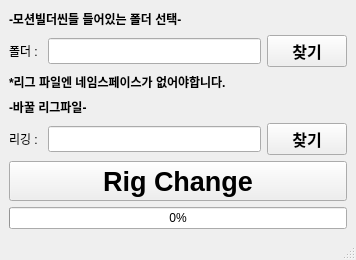
<?xml version="1.0" encoding="UTF-8"?>
<ui version="4.0">
 <class>MainWindow</class>
 <widget class="QMainWindow" name="MainWindow">
  <property name="geometry">
   <rect>
    <x>0</x>
    <y>0</y>
    <width>356</width>
    <height>260</height>
   </rect>
  </property>
  <property name="windowTitle">
   <string>MainWindow</string>
  </property>
  <widget class="QWidget" name="centralwidget">
   <layout class="QGridLayout" name="gridLayout">
    <item row="0" column="0">
     <layout class="QVBoxLayout" name="verticalLayout">
      <item>
       <layout class="QHBoxLayout" name="horizontalLayout">
        <item>
         <widget class="QLabel" name="label">
          <property name="font">
           <font>
            <weight>75</weight>
            <bold>true</bold>
           </font>
          </property>
          <property name="text">
           <string>-모션빌더씬들 들어있는 폴더 선택-</string>
          </property>
         </widget>
        </item>
        <item>
         <spacer name="horizontalSpacer">
          <property name="orientation">
           <enum>Qt::Horizontal</enum>
          </property>
          <property name="sizeHint" stdset="0">
           <size>
            <width>40</width>
            <height>20</height>
           </size>
          </property>
         </spacer>
        </item>
       </layout>
      </item>
      <item>
       <layout class="QHBoxLayout" name="horizontalLayout_2">
        <item>
         <widget class="QLabel" name="label_4">
          <property name="text">
           <string>폴더 : </string>
          </property>
         </widget>
        </item>
        <item>
         <widget class="QLineEdit" name="sourcefolder_LED">
          <property name="font">
           <font>
            <pointsize>11</pointsize>
           </font>
          </property>
          <property name="readOnly">
           <bool>true</bool>
          </property>
         </widget>
        </item>
        <item>
         <widget class="QPushButton" name="sourcefolder_BTN">
          <property name="font">
           <font>
            <pointsize>12</pointsize>
            <weight>75</weight>
            <bold>true</bold>
           </font>
          </property>
          <property name="text">
           <string>찾기</string>
          </property>
         </widget>
        </item>
       </layout>
      </item>
      <item>
       <widget class="QLabel" name="label_3">
        <property name="font">
         <font>
          <weight>75</weight>
          <bold>true</bold>
         </font>
        </property>
        <property name="text">
         <string>*리그 파일엔 네임스페이스가 없어야합니다.</string>
        </property>
       </widget>
      </item>
      <item>
       <layout class="QHBoxLayout" name="horizontalLayout_3">
        <item>
         <widget class="QLabel" name="label_2">
          <property name="font">
           <font>
            <weight>75</weight>
            <bold>true</bold>
           </font>
          </property>
          <property name="text">
           <string>-바꿀 리그파일-</string>
          </property>
         </widget>
        </item>
        <item>
         <spacer name="horizontalSpacer_2">
          <property name="orientation">
           <enum>Qt::Horizontal</enum>
          </property>
          <property name="sizeHint" stdset="0">
           <size>
            <width>40</width>
            <height>20</height>
           </size>
          </property>
         </spacer>
        </item>
       </layout>
      </item>
      <item>
       <layout class="QHBoxLayout" name="horizontalLayout_4">
        <item>
         <widget class="QLabel" name="label_5">
          <property name="text">
           <string>리깅 : </string>
          </property>
         </widget>
        </item>
        <item>
         <widget class="QLineEdit" name="newrig_LED">
          <property name="font">
           <font>
            <pointsize>11</pointsize>
           </font>
          </property>
          <property name="readOnly">
           <bool>true</bool>
          </property>
         </widget>
        </item>
        <item>
         <widget class="QPushButton" name="newrig_BTN">
          <property name="font">
           <font>
            <pointsize>12</pointsize>
            <weight>75</weight>
            <bold>true</bold>
           </font>
          </property>
          <property name="text">
           <string>찾기</string>
          </property>
         </widget>
        </item>
       </layout>
      </item>
      <item>
       <widget class="QPushButton" name="batchrig_BTN">
        <property name="sizePolicy">
         <sizepolicy hsizetype="Expanding" vsizetype="Expanding">
          <horstretch>0</horstretch>
          <verstretch>0</verstretch>
         </sizepolicy>
        </property>
        <property name="font">
         <font>
          <pointsize>20</pointsize>
          <weight>75</weight>
          <bold>true</bold>
         </font>
        </property>
        <property name="text">
         <string>Rig Change</string>
        </property>
       </widget>
      </item>
      <item>
       <widget class="QProgressBar" name="inprogress_PGB">
        <property name="value">
         <number>0</number>
        </property>
       </widget>
      </item>
     </layout>
    </item>
   </layout>
  </widget>
  <widget class="QMenuBar" name="menubar">
   <property name="geometry">
    <rect>
     <x>0</x>
     <y>0</y>
     <width>356</width>
     <height>21</height>
    </rect>
   </property>
  </widget>
  <widget class="QStatusBar" name="statusbar"/>
 </widget>
 <resources/>
 <connections/>
</ui>
